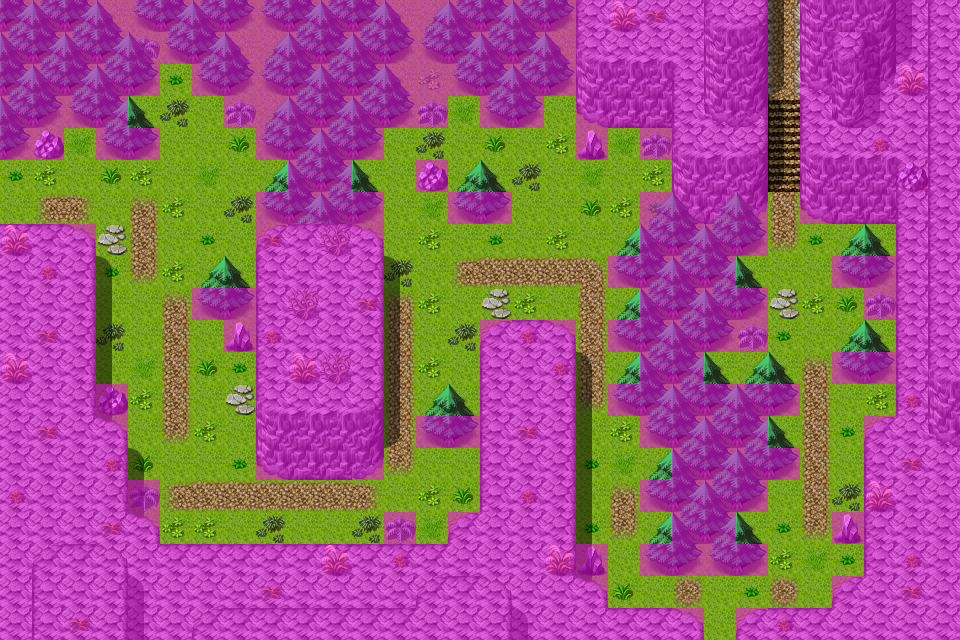

This is a level from a 2D game, rendered from its Tiled map with the project's own tilesets. A one-line summary and the map file follow, with tile-layer data summarised:
An orthogonal 30x20 tile map with 32x32 px tiles, 4 tile layers (Ground, Objects, Above, Walkable), 40 tilesets and 8 objects (5x spawn, 3x mapchange).

<map version="1.0" orientation="orthogonal" width="30" height="20" tilewidth="32" tileheight="32">
 <properties>
  <property name="outdoors" value="1" />
 </properties>
 <tileset firstgid="1" name="map_bed_1" tilewidth="32" tileheight="32">
  <image source="../drawable/map_bed_1.png" width="512" height="256" />
 </tileset>
 <tileset firstgid="129" name="map_border_1" tilewidth="32" tileheight="32">
  <image source="../drawable/map_border_1.png" width="512" height="256" />
 </tileset>
 <tileset firstgid="257" name="map_bridge_1" tilewidth="32" tileheight="32">
  <image source="../drawable/map_bridge_1.png" width="512" height="256" />
 </tileset>
 <tileset firstgid="385" name="map_broken_1" tilewidth="32" tileheight="32">
  <image source="../drawable/map_broken_1.png" width="512" height="256" />
 </tileset>
 <tileset firstgid="513" name="map_cavewall_1" tilewidth="32" tileheight="32">
  <image source="../drawable/map_cavewall_1.png" width="576" height="192" />
 </tileset>
 <tileset firstgid="621" name="map_cavewall_2" tilewidth="32" tileheight="32">
  <image source="../drawable/map_cavewall_2.png" width="576" height="192" />
 </tileset>
 <tileset firstgid="729" name="map_cavewall_3" tilewidth="32" tileheight="32">
  <image source="../drawable/map_cavewall_3.png" width="576" height="192" />
 </tileset>
 <tileset firstgid="837" name="map_chair_table_1" tilewidth="32" tileheight="32">
  <image source="../drawable/map_chair_table_1.png" width="512" height="256" />
 </tileset>
 <tileset firstgid="965" name="map_crate_1" tilewidth="32" tileheight="32">
  <image source="../drawable/map_crate_1.png" width="512" height="256" />
 </tileset>
 <tileset firstgid="1093" name="map_cupboard_1" tilewidth="32" tileheight="32">
  <image source="../drawable/map_cupboard_1.png" width="512" height="256" />
 </tileset>
 <tileset firstgid="1221" name="map_curtain_1" tilewidth="32" tileheight="32">
  <image source="../drawable/map_curtain_1.png" width="512" height="256" />
 </tileset>
 <tileset firstgid="1349" name="map_entrance_1" tilewidth="32" tileheight="32">
  <image source="../drawable/map_entrance_1.png" width="512" height="256" />
 </tileset>
 <tileset firstgid="1477" name="map_fence_1" tilewidth="32" tileheight="32">
  <image source="../drawable/map_fence_1.png" width="512" height="256" />
 </tileset>
 <tileset firstgid="1605" name="map_fence_2" tilewidth="32" tileheight="32">
  <image source="../drawable/map_fence_2.png" width="512" height="256" />
 </tileset>
 <tileset firstgid="1733" name="map_ground_1" tilewidth="32" tileheight="32">
  <image source="../drawable/map_ground_1.png" width="512" height="256" />
 </tileset>
 <tileset firstgid="1861" name="map_ground_2" tilewidth="32" tileheight="32">
  <image source="../drawable/map_ground_2.png" width="512" height="256" />
 </tileset>
 <tileset firstgid="1989" name="map_ground_3" tilewidth="32" tileheight="32">
  <image source="../drawable/map_ground_3.png" width="512" height="256" />
 </tileset>
 <tileset firstgid="2117" name="map_ground_4" tilewidth="32" tileheight="32">
  <image source="../drawable/map_ground_4.png" width="512" height="256" />
 </tileset>
 <tileset firstgid="2245" name="map_ground_5" tilewidth="32" tileheight="32">
  <image source="../drawable/map_ground_5.png" width="512" height="256" />
 </tileset>
 <tileset firstgid="2373" name="map_ground_6" tilewidth="32" tileheight="32">
  <image source="../drawable/map_ground_6.png" width="512" height="256" />
 </tileset>
 <tileset firstgid="2501" name="map_ground_7" tilewidth="32" tileheight="32">
  <image source="../drawable/map_ground_7.png" width="512" height="256" />
 </tileset>
 <tileset firstgid="2629" name="map_ground_8" tilewidth="32" tileheight="32">
  <image source="../drawable/map_ground_8.png" width="512" height="256" />
 </tileset>
 <tileset firstgid="2757" name="map_indoor_1" tilewidth="32" tileheight="32">
  <image source="../drawable/map_indoor_1.png" width="512" height="256" />
 </tileset>
 <tileset firstgid="2885" name="map_kitchen_1" tilewidth="32" tileheight="32">
  <image source="../drawable/map_kitchen_1.png" width="512" height="256" />
 </tileset>
 <tileset firstgid="3013" name="map_outdoor_1" tilewidth="32" tileheight="32">
  <image source="../drawable/map_outdoor_1.png" width="512" height="256" />
 </tileset>
 <tileset firstgid="3141" name="map_pillar_1" tilewidth="32" tileheight="32">
  <image source="../drawable/map_pillar_1.png" width="512" height="256" />
 </tileset>
 <tileset firstgid="3269" name="map_plant_1" tilewidth="32" tileheight="32">
  <image source="../drawable/map_plant_1.png" width="512" height="256" />
 </tileset>
 <tileset firstgid="3397" name="map_rock_1" tilewidth="32" tileheight="32">
  <image source="../drawable/map_rock_1.png" width="512" height="256" />
 </tileset>
 <tileset firstgid="3525" name="map_roof_1" tilewidth="32" tileheight="32">
  <image source="../drawable/map_roof_1.png" width="512" height="256" />
 </tileset>
 <tileset firstgid="3653" name="map_roof_2" tilewidth="32" tileheight="32">
  <image source="../drawable/map_roof_2.png" width="512" height="256" />
 </tileset>
 <tileset firstgid="3781" name="map_shop_1" tilewidth="32" tileheight="32">
  <image source="../drawable/map_shop_1.png" width="512" height="256" />
 </tileset>
 <tileset firstgid="3909" name="map_sign_ladder_1" tilewidth="32" tileheight="32">
  <image source="../drawable/map_sign_ladder_1.png" width="512" height="256" />
 </tileset>
 <tileset firstgid="4037" name="map_table_1" tilewidth="32" tileheight="32">
  <image source="../drawable/map_table_1.png" width="512" height="256" />
 </tileset>
 <tileset firstgid="4165" name="map_trail_1" tilewidth="32" tileheight="32">
  <image source="../drawable/map_trail_1.png" width="512" height="256" />
 </tileset>
 <tileset firstgid="4293" name="map_tree_1" tilewidth="32" tileheight="32">
  <image source="../drawable/map_tree_1.png" width="512" height="256" />
 </tileset>
 <tileset firstgid="4421" name="map_wall_1" tilewidth="32" tileheight="32">
  <image source="../drawable/map_wall_1.png" width="512" height="256" />
 </tileset>
 <tileset firstgid="4549" name="map_wall_2" tilewidth="32" tileheight="32">
  <image source="../drawable/map_wall_2.png" width="480" height="256" />
 </tileset>
 <tileset firstgid="4669" name="map_wall_3" tilewidth="32" tileheight="32">
  <image source="../drawable/map_wall_3.png" width="480" height="256" />
 </tileset>
 <tileset firstgid="4789" name="map_window_1" tilewidth="32" tileheight="32">
  <image source="../drawable/map_window_1.png" width="512" height="256" />
 </tileset>
 <tileset firstgid="4917" name="map_window_2" tilewidth="32" tileheight="32">
  <image source="../drawable/map_window_2.png" width="512" height="256" />
 </tileset>
 <layer name="Ground" width="30" height="20">
  <data>[600 cells, 600 non-empty, 15 distinct tile ids]</data>
 </layer>
 <layer name="Objects" width="30" height="20">
  <data>[600 cells, 288 non-empty, 31 distinct tile ids]</data>
 </layer>
 <layer name="Above" width="30" height="20">
  <data>[600 cells, 103 non-empty, 12 distinct tile ids]</data>
 </layer>
 <layer name="Walkable" width="30" height="20">
  <data>[600 cells, 398 non-empty, 1 distinct tile ids]</data>
 </layer>
 <objectgroup name="Mapevents" width="0" height="0">
  <object name="west" type="mapchange" x="0" y="160" width="32" height="64">
   <properties>
    <property name="map" value="blackwater_mountain10" />
    <property name="place" value="east" />
   </properties>
  </object>
  <object name="north" type="mapchange" x="768" y="0" width="32" height="32">
   <properties>
    <property name="map" value="blackwater_mountain15" />
    <property name="place" value="south" />
   </properties>
  </object>
  </objectgroup>
 <objectgroup name="Spawn" width="0" height="0">
  <!-- 5 objects omitted --></objectgroup>
 <objectgroup name="Keys" width="0" height="0" />
</map>
<!-- 6 of 8 objects omitted -->
